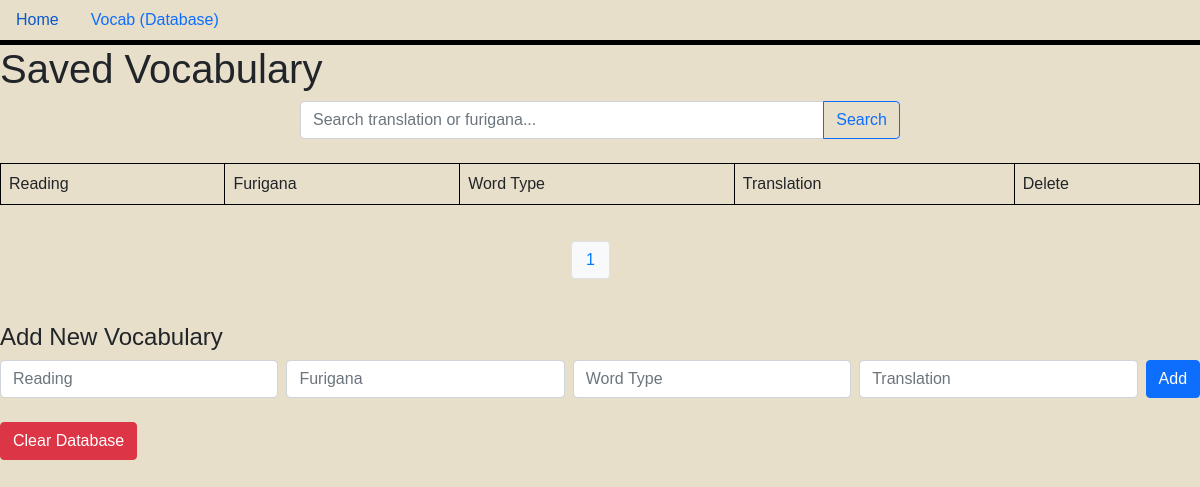
/saved?page=1&q=, run on an earlier commit of the app's database.
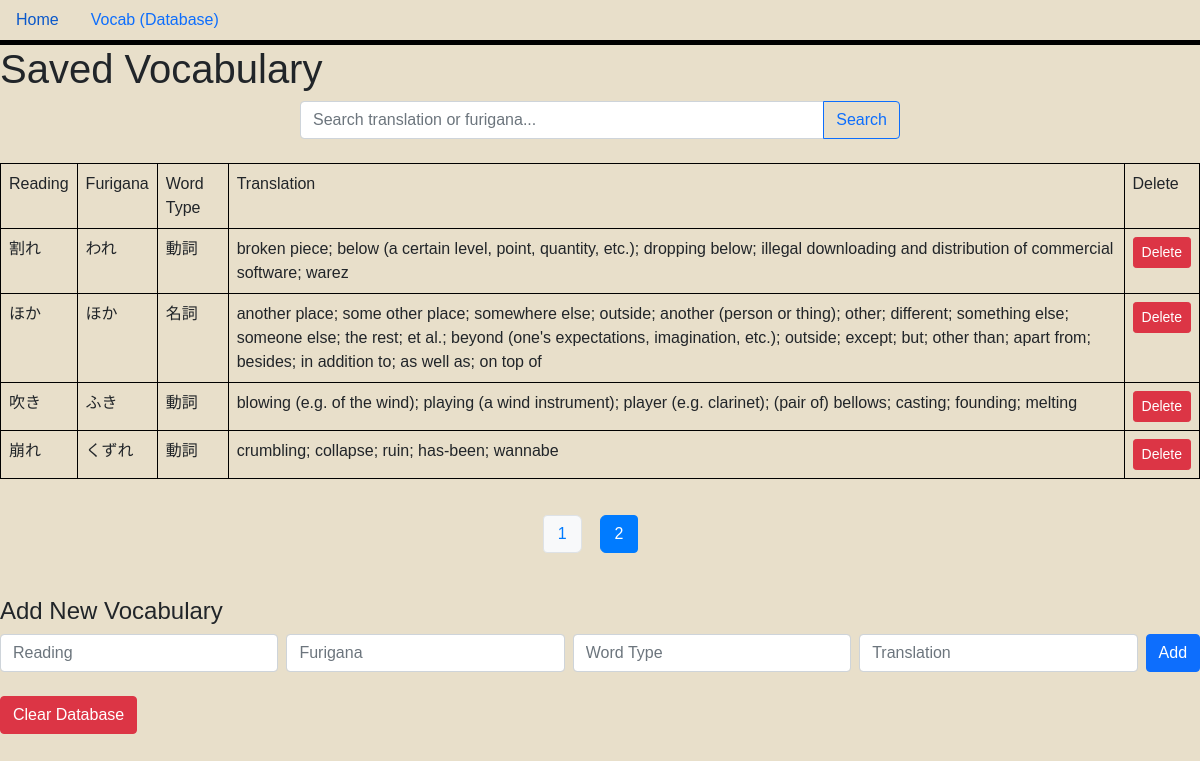
And on a later commit of the database.
### main.py (models this page shows, shortened)
class SavedVocab(db.Model):
    id = db.Column(db.Integer, primary_key=True)
    readingJapanese = db.Column(db.String(50), nullable=False)
    wordType = db.Column(db.String(6), nullable=False)
    translation = db.Column(db.String(300), nullable=False)
    furigana = db.Column(db.String(100), nullable=True)

### main.py (the view)
@app.route("/saved", methods=["GET"])
def show_saved_words():
    page = int(request.args.get("page", 0))
    per_page = 5
    search = request.args.get("q", "").strip()
    query = SavedVocab.query
    if search:
        query = query.filter(
            (SavedVocab.translation.contains(search)) |
            (SavedVocab.furigana.contains(search))
        )
    total_words = query.count()
    total_pages = (total_words + per_page - 1) // per_page
    page_numbers = list(range(total_pages))
    words = query.offset(page * per_page).limit(per_page).all()
    next_page = page + 1
    prev_page = page - 1
    return render_template(
        "saved_vocab.html",
        words=words,
        next_page=next_page,
        prev_page=prev_page,
        page=page,
        page_numbers=page_numbers,
        total_pages=total_pages
    )

### templates/saved_vocab.html
{% extends 'base.html' %}
{% block head %}
<link rel="stylesheet" href="../static/style.css">
{% endblock %}
{% block body %}
<h1>Saved Vocabulary</h1>
<form method="get" action="{{ url_for('show_saved_words') }}" class="mb-4">
    <div class="input-group">
        <input type="text" name="q" class="form-control" placeholder="Search translation or furigana..." value="{{ request.args.get('q', '') }}">
        <button type="submit" class="btn btn-outline-primary">Search</button>
    </div>
</form>
<table class="table table-bordered">
    <tr>
        <td>Reading</td>
        <td>Furigana</td>
        <td>Word Type</td>
        <td>Translation</td>
        <td>Delete</td>
    </tr>
    {% for item in words %}
    <tr>
        <td>{{ item.readingJapanese }}</td>
        <td>{{ item.furigana }}</td>
        <td>{{ item.wordType }}</td>
        <td>{{ item.translation }}</td>
        <td>
            <form method="post" action="{{ url_for('delete_saved_vocab', vocab_id=item.id) }}" style="display:inline;">
                <button type="submit" class="btn btn-danger btn-sm">Delete</button>
            </form>
        </td>
    </tr>
    {% endfor %}
</table>
<div class="d-flex justify-content-center my-3">
    <nav aria-label="Page navigation">
        <ul class="pagination flex-wrap">
            {% for num in page_numbers %}
                {% if num == page %}
                    <li class="page-item active" aria-current="page">
                        <span class="page-link">{{ num + 1 }}</span>
                    </li>
                {% else %}
                    <li class="page-item">
                        <a class="page-link" href="{{ url_for(request.endpoint, page=num, q=request.args.get('q', '')) }}">{{ num + 1 }}</a>
                    </li>
                {% endif %}
            {% endfor %}
        </ul>
    </nav>
</div>
<h4 class="mt-4">Add New Vocabulary</h4>
<form method="post" action="{{ url_for('add_saved_vocab') }}" class="mb-4">
    <div class="row g-2 align-items-center">
        <div class="col">
            <input type="text" name="readingJapanese" class="form-control" placeholder="Reading" required>
        </div>
        <div class="col">
            <input type="text" name="furigana" class="form-control" placeholder="Furigana">
        </div>
        <div class="col">
            <input type="text" name="wordType" class="form-control" placeholder="Word Type" required>
        </div>
        <div class="col">
            <input type="text" name="translation" class="form-control" placeholder="Translation" required>
        </div>
        <div class="col-auto">
            <button type="submit" class="btn btn-primary">Add</button>
        </div>
    </div>
</form>
<form method="post" action="/clear_saved" style="margin-top: 1em;">
    <button type="submit" class="btn btn-danger">Clear Database</button>
</form>
{% endblock %}

### templates/base.html (shortened to what this page needs)
<!DOCTYPE html>
<html lang="en">
<head>
    <link rel="stylesheet" href="../static/style.css">
    <link href="https://cdn.jsdelivr.net/npm/bootstrap@5.0.2/dist/css/bootstrap.min.css" rel="stylesheet"
>
    {% block head %} {% endblock %}
</head>
<body>
    <ul class="nav">
        <li class="nav-item">
            <a class="nav-link" aria-current="page" href="/">Home</a>
        </li>
        <li class="nav-item">
            <a class="nav-link" href="/saved">Vocab (Database)</a>
        </li>
    </ul>
    {% block body %} {% endblock %}
</body>
</html>

### static/style.css (style rules this page uses)
body { background-color: #E8DFCA; font-family: Arial, sans-serif; margin: 0; padding: 0; }
.table-bordered, .table-bordered th, .table-bordered td { border: 1px solid #000 !important; }
.nav { border-bottom: 5px solid black; background-color: #E8DFCA; }
.input-group { width: 50%; margin: auto; }
.pagination { margin: 20px 0; text-align: center; }
.pagination a, .pagination span { display: inline-block; margin-right: 5mm; padding: 6px 14px; border-radius: 6px; background: #f8f9fa; color: #007bff; text-decoration: none; font-weight: 500; transition: background 0.2s, color 0.2s; border: 1px solid #dee2e6; }
.pagination .page-link { padding: 6px 14px; border-radius: 6px; margin-right: 5mm; box-sizing: border-box; }
.pagination .active .page-link, .pagination .page-item.active .page-link { background-color: #007bff; color: #fff; border-color: #007bff; box-shadow: none; }
.pagination .page-item .page-link { border: 1px solid #dee2e6; }
.pagination .page-item { margin-right: 0; }

What changed in the data, as far as the page shows it:
added SavedVocab: readingJapanese "割れ", furigana "われ", wordType "動詞", translation "broken piece; below (a certain level, point, quantity, etc.); dropping below; illegal downloading and distribution of commercial software; warez"
added SavedVocab: readingJapanese "ほか", furigana "ほか", wordType "名詞", translation "another place; some other place; somewhere else; outside; another (person or thing); other; different; something else; someone else; the rest; et al.; beyond (one's expectations, imagination, etc.); outside; except; but; other than; apart from; besides; in addition to; as well as; on top of"
added SavedVocab: readingJapanese "吹き", furigana "ふき", wordType "動詞", translation "blowing (e.g. of the wind); playing (a wind instrument); player (e.g. clarinet); (pair of) bellows; casting; founding; melting"
added SavedVocab: readingJapanese "崩れ", furigana "くずれ", wordType "動詞", translation "crumbling; collapse; ruin; has-been; wannabe"
Also different on the page:
new list line: "2"
